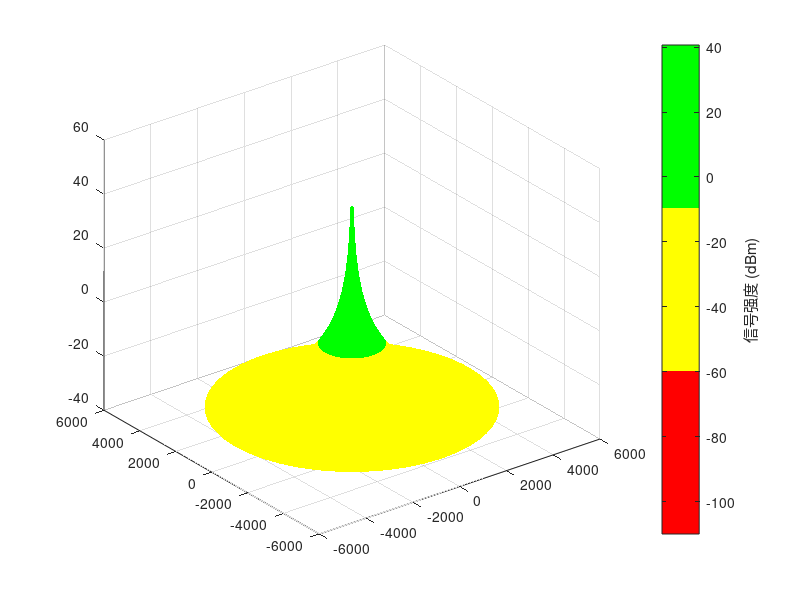

The MATLAB script that drew this image: (Note: this script raises an error after producing the figure.)
function COST231_Walfisch_Ikegami_Model()
    % COST231 Walfisch Ikegami模型参数
    freq = 2600000000; % 信号频率(Hz)
    h_b = 15.25;    % 基站天线有效高度(m)
    h_m = 1.5;   % 移动台天线高度(m)
    h_av = 10;    % 街道平均建筑物高度(m)
    w_av = 10;   % 街道平均宽度(m)
    
    % 街道方向修正因子 (0: 平行于街道方向, 1: 垂直于街道方向)
    f_c = 0;     % 街道方向修正因子
    
    % 定义信号强度阈值
    SIGNAL_GOOD = -90;    % 信号质量边界值(dBm)
    SIGNAL_POOR = -100;   % 信号接收极限值(dBm)
    
    % 参数有效性检查
    if freq < 800e6 || freq > 6e9
        error('频率必须在800MHz到6GHz之间');
    end
    if h_b <= h_m
        error('基站高度必须大于移动台高度');
    end
    
    % 计算模型参数
    lambda = 3e8 / freq; % 信号波长
    h_r = h_av * (1 - exp(-w_av/(2*h_av))); % 有效反射点高度
    h_b_eff = h_b - h_r; % 基站天线有效高度修正
    h_m_eff = h_m - h_r; % 移动台天线有效高度修正
    A_h = 5 * log10(h_av / h_r); % 建筑物高度修正因子
    A_w = 5 * log10(w_av / 20); % 街道宽度修正因子
    A_f = 10 * f_c; % 街道方向修正因子
    
    % 计算路径损耗
    d = linspace(max(0.1, lambda), 5000, 100); % 基站与移动台之间的距离(m)
    PL = zeros(size(d));
    for i = 1:length(d)
        if d(i) >= 20 % 确保距离大于最小有效距离
            PL(i) = 46.3 + 33.9 * log10(freq / 1e9) - 13.82 * log10(h_b) ...
                    - A_h - A_w - A_f + (44.9 - 6.55 * log10(h_b)) * log10(d(i) / 1000);
        else
            PL(i) = NaN; % 对于无效距离返回NaN
        end
    end
    
    % 信号强度计算
    P_t = 36; % 发射功率(dBm)
    P_r = P_t - PL; % 接收功率(dBm)
    
    % 3D可视化
    [D, Theta] = meshgrid(d, linspace(0, 2*pi, 100));
    X = D .* cos(Theta);
    Y = D .* sin(Theta);
    Z = repmat(P_r, length(Theta), 1);
    
    % 创建图形并设置属性
    figure('Position', [100, 100, 800, 600]);
    
    % 使用自定义颜色图显示不同信号强度区域
    colormap([
        1 0 0;      % 红色 - 无信号区域 (<-100dBm)
        1 1 0;      % 黄色 - 弱信号区域 (-100到-90dBm)
        0 1 0       % 绿色 - 良好信号区域 (>-90dBm)
    ]);
    
    % 绘制3D表面
    surf(X, Y, Z, 'EdgeColor', 'none');
    
    % 设置颜色刻度范围和标签
    caxis([SIGNAL_POOR-10, max(max(Z))]); % 设置颜色范围
    c = colorbar;
    ylabel(c, '信号强度 (dBm)');
    
    % 在colorbar上添加信号质量指示
    c.Ticks = [SIGNAL_POOR, SIGNAL_GOOD, max(max(Z))];
    c.TickLabels = {sprintf('%.0f\n无信号', SIGNAL_POOR), ...
                    sprintf('%.0f\n弱信号', SIGNAL_GOOD), ...
                    sprintf('%.0f\n强信号', max(max(Z)))};
    
    xlabel('X (m)');
    ylabel('Y (m)');
    zlabel('Signal Strength (dBm)');
    title('COST231 Walfisch Ikegami Model - 信号覆盖分析');
    grid on;
    axis tight;
    view(45, 30);
    
    % 添加信息文本
    text_str = sprintf(['频率: %.1f GHz\n' ...
                       '基站高度: %.1f m\n' ...
                       '移动台高度: %.1f m\n' ...
                       '信号覆盖说明:\n' ...
                       '绿色: 良好 (>%.0f dBm)\n' ...
                       '黄色: 较差 (%.0f到%.0f dBm)\n' ...
                       '红色: 无信号 (<%.0f dBm)'], ...
                      freq/1e9, h_b, h_m, ...
                      SIGNAL_GOOD, SIGNAL_POOR, SIGNAL_GOOD, SIGNAL_POOR);
    annotation('textbox', [0.02, 0.75, 0.25, 0.2], 'String', text_str, ...
               'EdgeColor', 'none', 'BackgroundColor', 'white', ...
               'FitBoxToText', 'on');
               
    % 计算并显示有效覆盖半径
    % 过滤掉 NaN 值，避免 interp1 错误
    valid_indices = ~isnan(P_r);
    if sum(valid_indices) > 1  % 确保有足够的有效点进行插值
        coverage_radius = interp1(P_r(valid_indices), d(valid_indices), SIGNAL_POOR);
        if ~isnan(coverage_radius)
            text_coverage = sprintf('有效覆盖半径: %.1f m', coverage_radius);
            annotation('textbox', [0.02, 0.7, 0.25, 0.05], 'String', text_coverage, ...
                       'EdgeColor', 'none', 'BackgroundColor', 'white', ...
                       'FitBoxToText', 'on');
        end
    end

    % 保存图片到 static/results/ 目录
    output_dir = 'static/results/';
    if ~exist(output_dir, 'dir')
        mkdir(output_dir);
        fprintf('已创建输出目录: %s\n', output_dir);
    end

    % 保存当前图形
    saveas(gcf, fullfile(output_dir, 'grid_and_stations.png'));
    fprintf('已保存图片到: %s\n', fullfile(output_dir, 'grid_and_stations.png'));

    % 为了兼容前端显示，创建其他必要的图片文件
    % 这里可以创建信号强度分布图
    figure('Position', [100, 100, 600, 400]);
    plot(d, P_r, 'b-', 'LineWidth', 2);
    xlabel('距离 (m)');
    ylabel('信号强度 (dBm)');
    title('COST231 模型 - 信号强度随距离变化');
    grid on;
    saveas(gcf, fullfile(output_dir, 'signal_strength_map.png'));
    close(gcf);

    % 创建覆盖率历史图（简化版）
    figure('Position', [100, 100, 600, 400]);
    coverage_data = (P_r >= SIGNAL_POOR) * 100;  % 计算覆盖率
    plot(d, coverage_data, 'g-', 'LineWidth', 2);
    xlabel('距离 (m)');
    ylabel('覆盖率 (%)');
    title('COST231 模型 - 覆盖率随距离变化');
    grid on;
    saveas(gcf, fullfile(output_dir, 'coverage_history.png'));
    close(gcf);

    % 创建信号强度直方图
    figure('Position', [100, 100, 600, 400]);
    histogram(P_r, 30);
    xlabel('信号强度 (dBm)');
    ylabel('频次');
    title('COST231 模型 - 信号强度分布直方图');
    grid on;
    saveas(gcf, fullfile(output_dir, 'signal_histogram.png'));
    close(gcf);

    % 保存统计信息到文本文件
    fid = fopen(fullfile(output_dir, 'simulation_stats.txt'), 'w');
    fprintf(fid, 'COST231 Walfisch-Ikegami 模型仿真结果\n');
    fprintf(fid, '=====================================\n\n');
    fprintf(fid, '模型参数:\n');
    fprintf(fid, '频率: %.1f GHz\n', freq/1e9);
    fprintf(fid, '基站高度: %.2f m\n', h_b);
    fprintf(fid, '移动台高度: %.2f m\n', h_m);
    fprintf(fid, '街道平均建筑物高度: %.2f m\n', h_av);
    fprintf(fid, '街道平均宽度: %.2f m\n', w_av);
    fprintf(fid, '发射功率: %.0f dBm\n\n', P_t);

    % 计算有效覆盖半径
    valid_indices = ~isnan(P_r);
    if sum(valid_indices) > 1
        coverage_radius = interp1(P_r(valid_indices), d(valid_indices), SIGNAL_POOR);
        if ~isnan(coverage_radius)
            fprintf(fid, '有效覆盖半径: %.1f m\n', coverage_radius);
        end
    end

    fprintf(fid, '\n信号强度统计:\n');
    fprintf(fid, '最大信号强度: %.2f dBm\n', max(P_r(~isnan(P_r))));
    fprintf(fid, '最小信号强度: %.2f dBm\n', min(P_r(~isnan(P_r))));
    fprintf(fid, '平均信号强度: %.2f dBm\n', mean(P_r(~isnan(P_r))));

    fclose(fid);
    fprintf('已保存统计信息到: %s\n', fullfile(output_dir, 'simulation_stats.txt'));
end